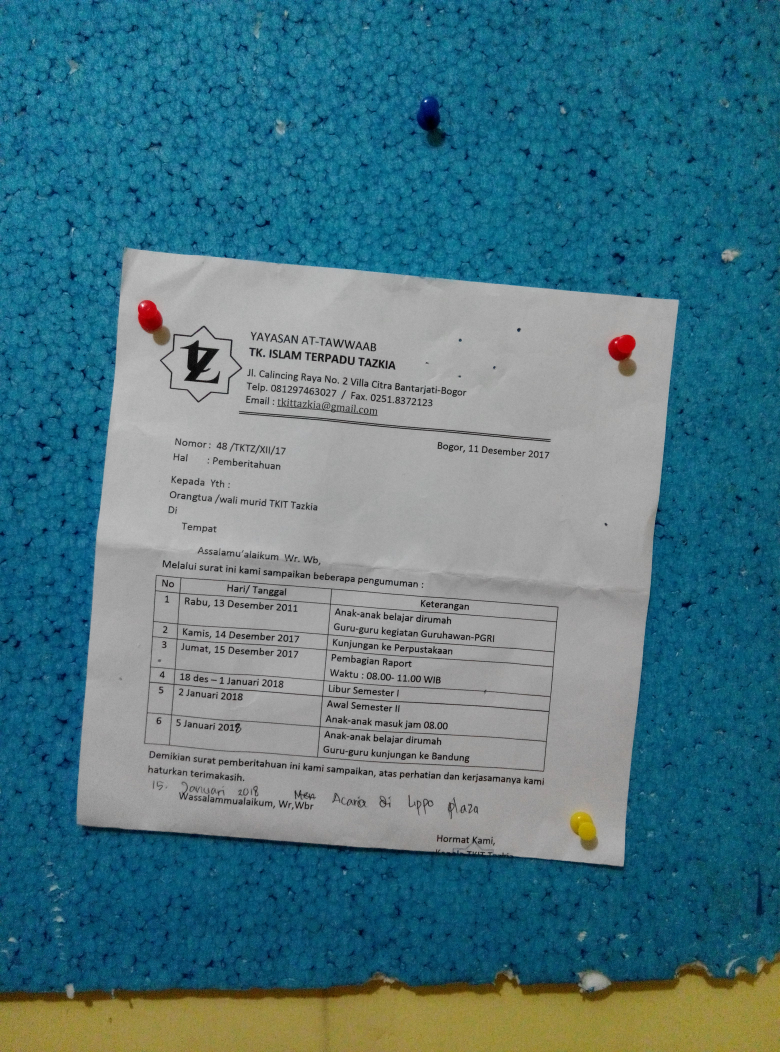
#> input picture gambar/distance/ft2.jpg, 3120 x 4208 px (shown at 1/4 size); its folder holds only this picture in this run
$ python -i img_proc.py   (imports and definitions only)
#> lines starting #> are read from the running program, lines starting #| are printed output that depends on the picture; after the words box and inside, x2 and y2 are one past the last pixel; in counts of white or black regions, pixels touching at a corner belong together
#!/usr/bin/env python
import cv2 as cv
import numpy as np
from matplotlib import pyplot as plt
import math

# global params
SIZE = 320      # resize image size
SZ, SV = 25, 0  # FFT mask filter size and value
MSZ = 7        # morfological kernel size
HT_ANGLE = 30   # max angle allowed on Hough transform
DEBUG = True   # debug mode

def auto_canny(image, sigma=0.33):
	# compute the median of the single channel pixel intensities
	v = np.median(image)

	# apply automatic Canny edge detection using the computed median
	lower = int(max(0, (1.0 - sigma) * v))
	upper = int(min(255, (1.0 + sigma) * v))
	edged = cv.Canny(image, lower, upper)

	# return the edged image
	return edged

# [31 lines left out: functions region_of_interest, scale_down, devide_into_sec, not called in this run]

def process (img, frameType=0, debug=False):

    # equalized image
    eq = cv.equalizeHist(img)


    # remove noise
    blur = cv.GaussianBlur(eq, (7,7), 0)


    # edge detection
    edges = auto_canny(blur)


    ## EDGE: HOUGH TRANSFORM
    lines2 = cv.HoughLinesP(edges, 1, np.pi / 180, 52,
        minLineLength=42,maxLineGap=10)
    candidate = np.zeros_like(img)

    try:
        i=0
        m_line = {}
        for line in lines2:
            i+=1
            T=str(i)
            x1,y1,x2,y2 = line[0]
            m_line[i]=round((1.0*(y1-y2)/(x1-x2)),2)
            # print(T,line[0],m_line[i])
            if(abs(m_line[i])<=math.tan(HT_ANGLE*math.pi/180)):
                cv.line(candidate,(x1,y1),(x2,y2),(255,255,255),1)
            # else:
            #     cv.line(res,(x1,y1),(x2,y2),(255,0,0),1)
            # cv.line(res,(x1,y1),(x2,y2),255,1)

    except TypeError:
        print("TypeError: 'NoneType' object is not iterable")

    # dilation
    kernel = np.ones((MSZ,MSZ),np.uint8)
    res = cv.dilate(candidate,kernel,iterations =1)
    res = cv.morphologyEx(res, cv.MORPH_OPEN, kernel)

    if DEBUG:
        plt.subplot(241),plt.imshow(img, cmap = 'gray')
        plt.title('Gray'), plt.xticks([]), plt.yticks([])
        plt.subplot(242),plt.hist(img.ravel(),256,[0,256])
        plt.title('Gray Hist'), plt.xticks([]), plt.yticks([])
        plt.subplot(243),plt.imshow(eq, cmap = 'gray')
        plt.title('Equalized'), plt.xticks([]), plt.yticks([])
        plt.subplot(244),plt.hist(eq.ravel(),256,[0,256])
        plt.title('Equalized Hist'), plt.xticks([]), plt.yticks([])
        plt.subplot(245),plt.imshow(blur, cmap = 'gray')
        plt.title('Blurred'), plt.xticks([]), plt.yticks([])
        plt.subplot(246),plt.imshow(edges, cmap = 'gray')
        plt.title('Canny'), plt.xticks([]), plt.yticks([])
        plt.subplot(247),plt.imshow(candidate, cmap = 'gray')
        plt.title('Candidates'), plt.xticks([]), plt.yticks([])
        plt.subplot(248),plt.imshow(res, cmap = 'gray')
        plt.title('Result'), plt.xticks([]), plt.yticks([])
        # plt.subplot(339)
        # # plt.hist(fshift.ravel(),256,[0,256])
        # plt.plot(fshift,'r')
        # plt.title('Magnitude Histogram'), plt.xticks([]), plt.yticks([])

        mng = plt.get_current_fig_manager()
        mng.resize(*mng.window.maxsize())

        plt.show()          # DISABLE in VIDEO MODE

    return res

>>> import cv2
>>> picture = cv2.imread('../../gambar/distance/ft2.jpg', cv2.IMREAD_GRAYSCALE)
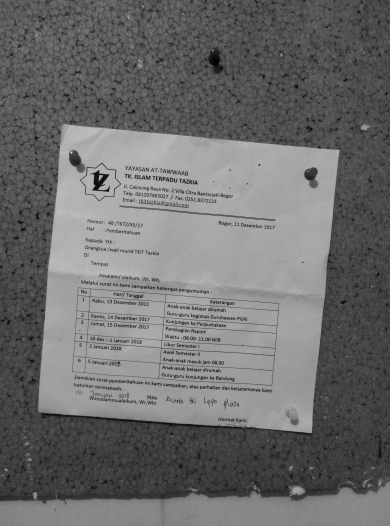
#> picture: shape (4208, 3120) (shown at 1/8 size); min 0, max 255, mean 109.1
>>> result = process(picture)
#> in process, `eq = cv.equalizeHist(img)`:
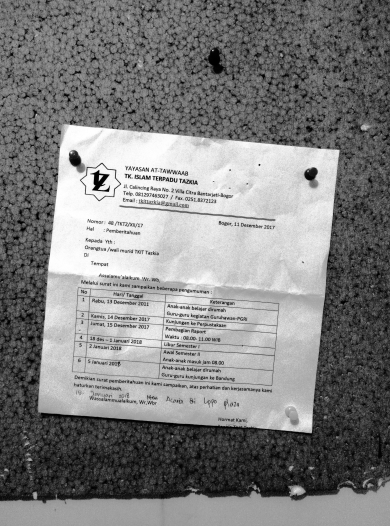
#> eq: shape (4208, 3120) (shown at 1/8 size); min 0, max 255, mean 128.6
#> in auto_canny, `v = np.median(image)`: v = 119
#> in auto_canny, `lower = int(max(0, (1.0 - sigma) * v))`: lower = 79
#> in auto_canny, `upper = int(min(255, (1.0 + sigma) * v))`: upper = 158
#> in auto_canny, `edged = cv.Canny(image, lower, upper)`:
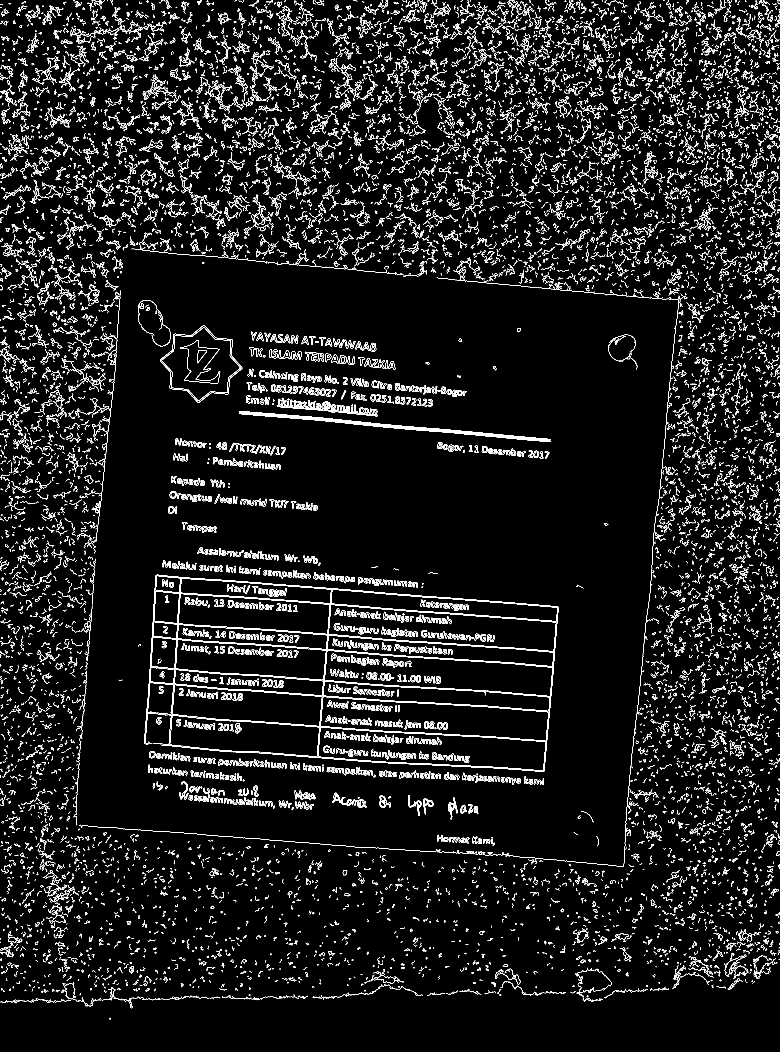
#> edged: shape (4208, 3120) (shown at 1/4 size); 3.7% white in thin lines or dots
#> in process, `lines2 = cv.HoughLinesP(edges, 1, np.pi / 180, 52, minLineLength=42,ma..`: lines2 = 828 rows, first 6: [1845, 1724, 2034, 1741], [1248, 1671, 1609, 1708], [1478, 2924, 1651, 2933], [1656, 2625, 1941, 2644], [1481, 1699, 1744, 1722], [1271, 3028, 1325, 2401]
#> the loop in process, `for line in lines2:` made 828 passes
#> (T, x1, y1, x2, y2) on passes 1 to 3: ('1', 1845, 1724, 2034, 1741), ('2', 1248, 1671, 1609, 1708), ('3', 1478, 2924, 1651, 2933)
#> after the loop in process, `for line in lines2:`:
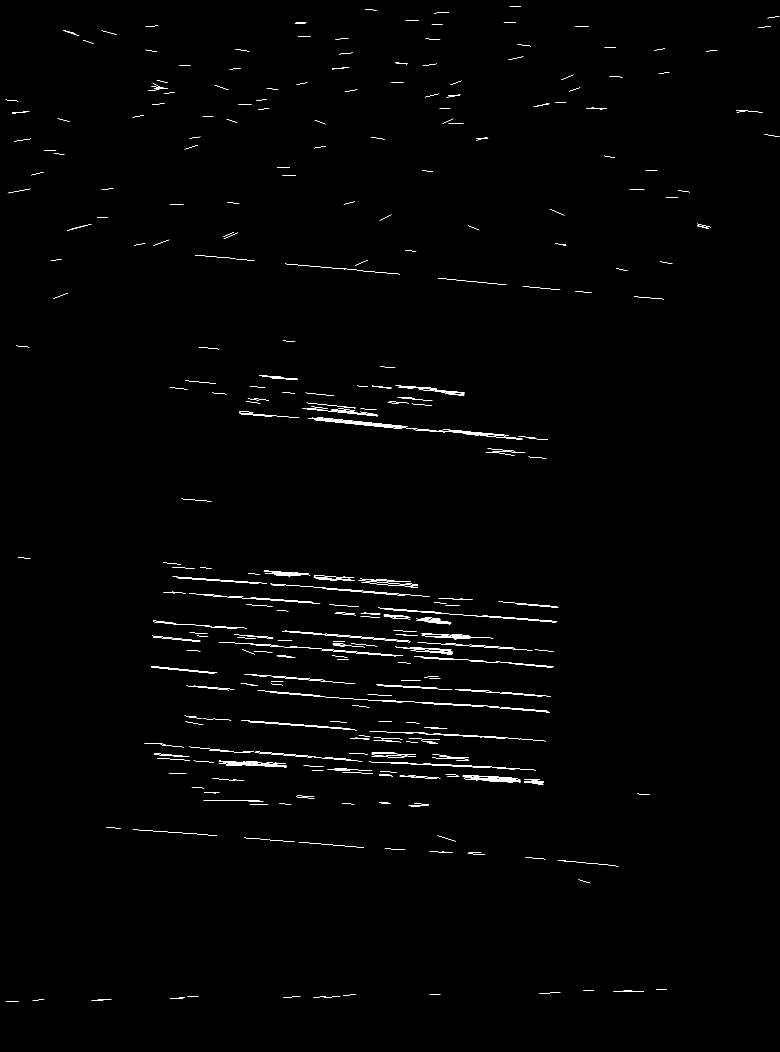
#> candidate: shape (4208, 3120) (shown at 1/4 size); 0.42% white in thin lines or dots
#> after the loop in process, `for line in lines2:`: i = 828; m_line = 828 items
#> in process, `plt.show()`:
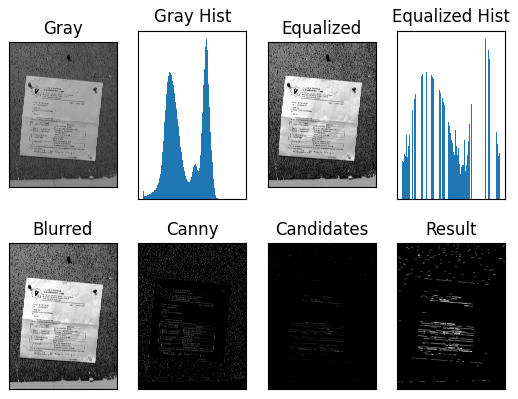
#> figure drawn by matplotlib, 8 panels

$ run again, on gambar/distance/ft3.jpg
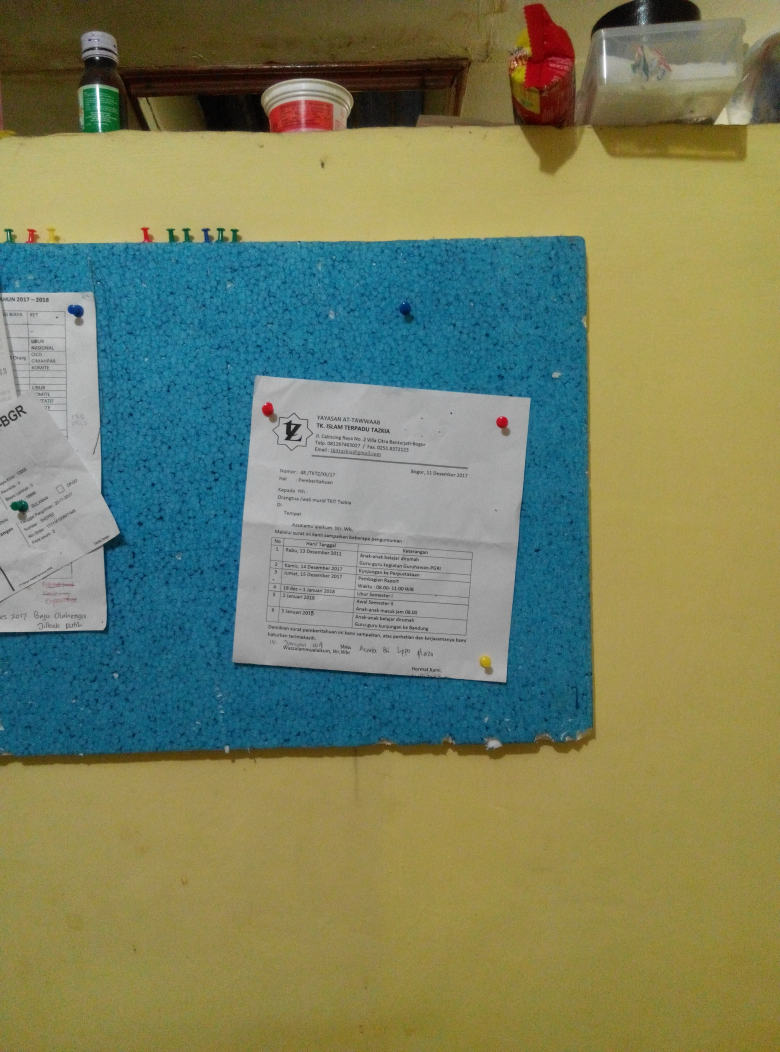
#> input picture gambar/distance/ft3.jpg, 3120 x 4208 px (shown at 1/4 size)
#> v = 131
#> lower = 87
#> upper = 174
#> in auto_canny, `edged = cv.Canny(image, lower, upper)`:
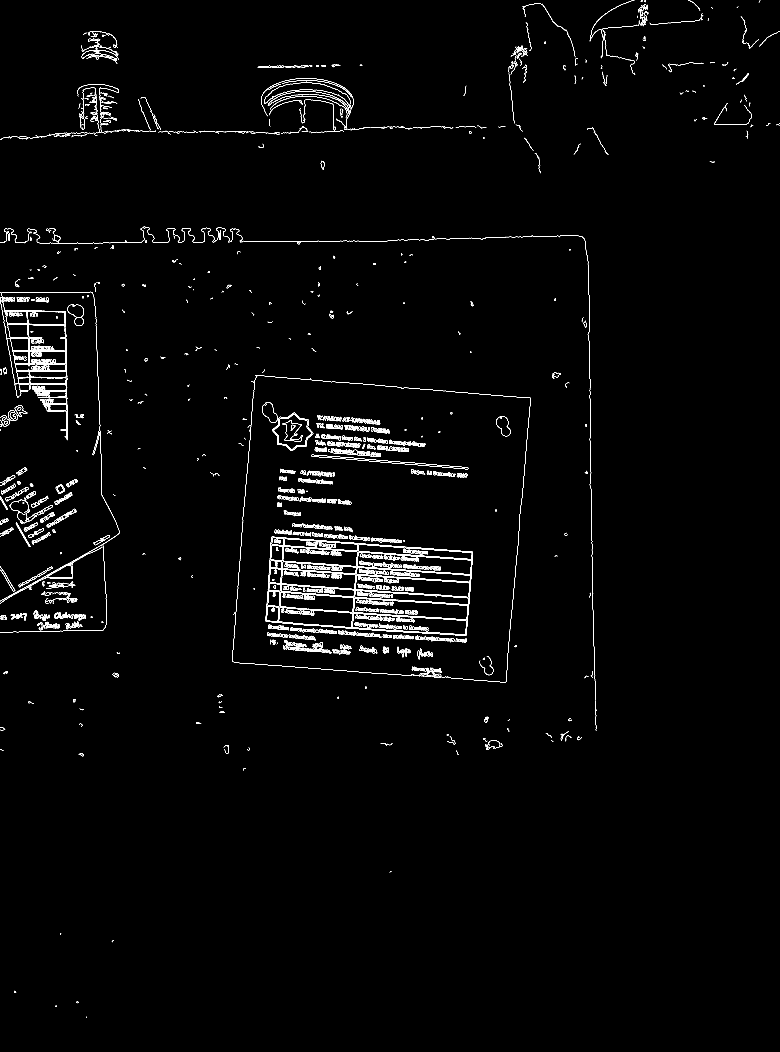
#> edged: shape (4208, 3120) (shown at 1/4 size); 0.92% white in thin lines or dots
#> lines2 = 940 rows, first 6: [2072, 2170, 2077, 2102], [2372, 2439, 2374, 2536], [1149, 2340, 1380, 2357], [1542, 2520, 1786, 2533], [1604, 2400, 1875, 2419], [1596, 2369, 1878, 2388]
#> the loop in process, `for line in lines2:` made 940 passes
#> (T, x1, y1, x2, y2) on passes 1 to 3: ('1', 2072, 2170, 2077, 2102), ('2', 2372, 2439, 2374, 2536), ('3', 1149, 2340, 1380, 2357)
#> after the loop in process, `for line in lines2:`: i = 940; m_line = 940 items
#> in process, `res = cv.dilate(candidate,kernel,iterations =1)`:
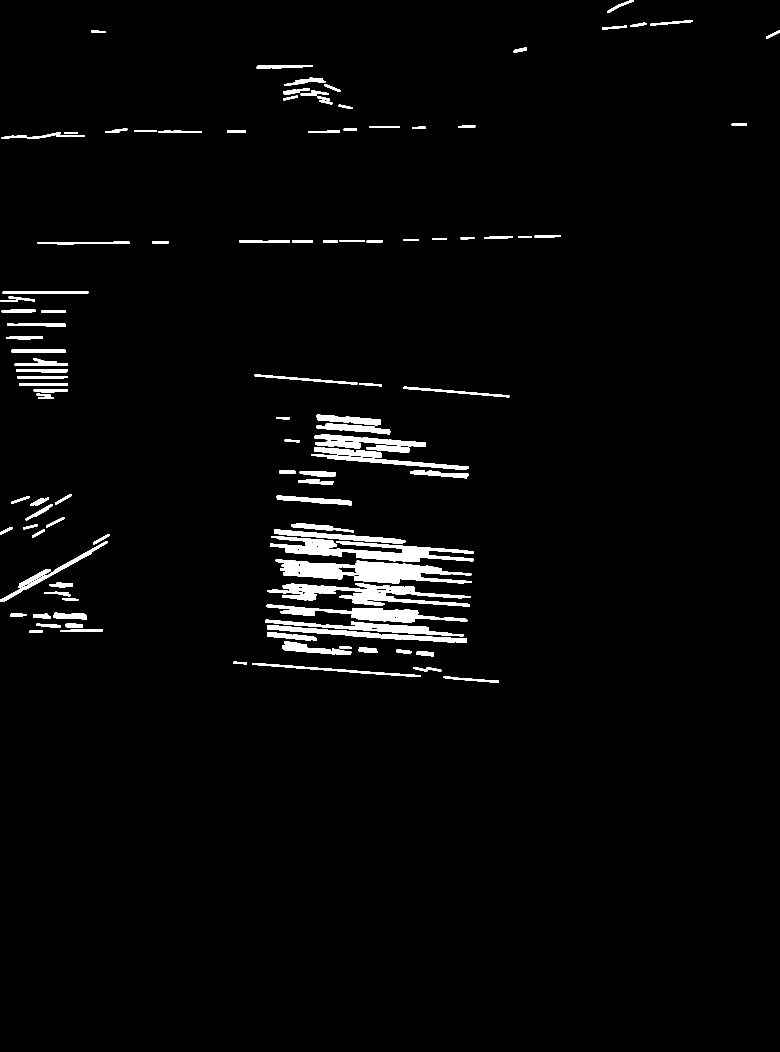
#> res: shape (4208, 3120) (shown at 1/4 size); 2.4% white; 122 white regions, largest, box (x1, y1, x2, y2) and area: (1103, 2238, 1886, 2334) 34385, (1080, 2144, 1895, 2248) 30010, (1069, 2332, 1882, 2426) 25464
